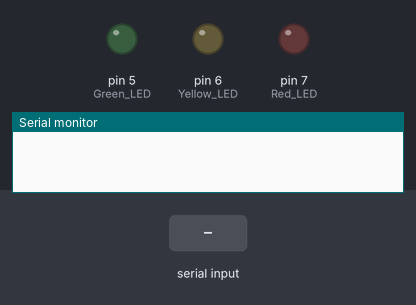
This sketch was run on a simulated Arduino Uno, built with avr-gcc and run on an emulated ATmega328P. Parts: output pins drawn as LEDs (lit = HIGH), the last lines printed to the serial monitor. The inputs (shaded band) are chosen by the test bench.

Above: at 1.2 s.
1.3 s: "90,45\n" received over Serial
At 2.4 s:
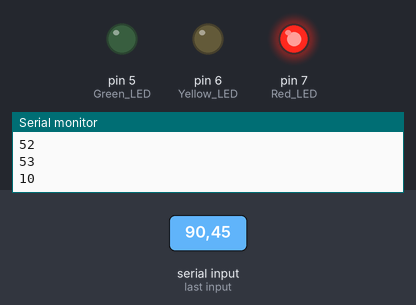
2.8 s: "30,150\n" received over Serial
At 3.4 s:
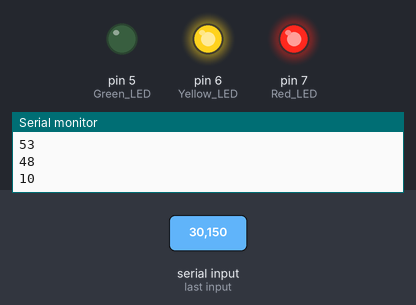
4.3 s: "1\n" received over Serial
At 4.6 s:
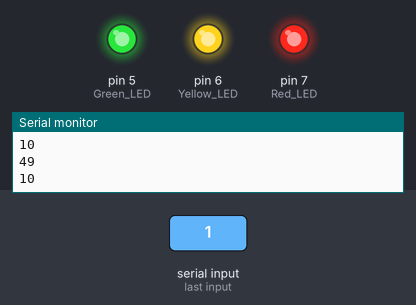
5.8 s: "2\n" received over Serial
At 6.9 s:
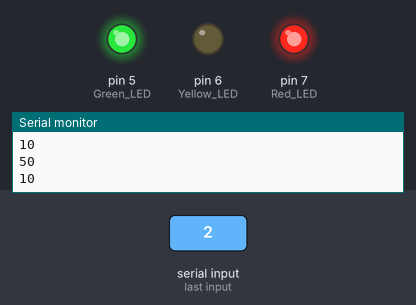
7.3 s: "4\n" received over Serial
At 8.1 s:
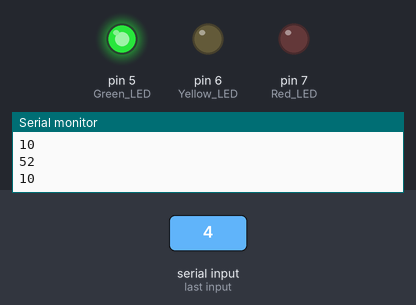
8.8 s: "3\n" received over Serial
At 9.2 s:
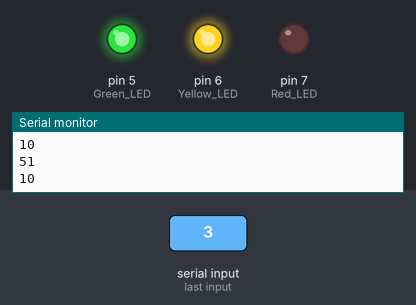
Timing chart, 0 to 11.3 s (numbered marks = the images above; inputs shaded):
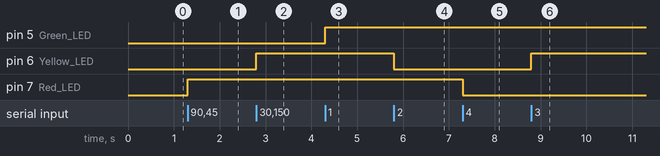

The sketch:

13_led_serial_control.ino
```cpp
// 정상적인 물리적 연결
// Arduino RX(0) -> HC06 TXD
// Arduino TX(1) -> HC06 RXD

// 다만 여기서는 앱을 통해 블루투스 모듈에 신호를 보내는 것이 아니라
// 블루투스 모듈에 보낼 신호를 시리얼을 통해 쓰고(write)
// 블루투스 모듈이 받은 신호를 다시 그대로 시리얼에 출력(print)하기 위해
// 임시적으로 아래와 같이 물리적 연결을 실행
// Arduino RX(0) -> HC06 RXD
// Arduino TX(1) -> HC06 TXD

int message;

void setup() {
  Serial.begin(9600);
  pinMode(5, OUTPUT); // Green LED
  pinMode(6, OUTPUT); // Yellow LED
  pinMode(7, OUTPUT); // Red LED
  digitalWrite(5, LOW);
  digitalWrite(6, LOW);
  digitalWrite(7, LOW);
}

void loop() {
  if (Serial.available() > 0) {
    message = Serial.read();
    Serial.println(message);
    // 시리얼을 통해 숫자를 입력하게 되면 문자로 전송됨!
    // 따라서 Apply ASCII !
    switch (message - 48) {
      case 0: // Green Off
        digitalWrite(5, LOW);
        break;
      case 1: // Green On
        digitalWrite(5, HIGH);
        break;
      case 2: // Yellow Off
        digitalWrite(6, LOW);
        break;
      case 3: // Yellow On
        digitalWrite(6, HIGH);
        break;
      case 4: // Red Off
        digitalWrite(7, LOW);
        break;
      case 5: // Red On
        digitalWrite(7, HIGH);
        break;
    }
  }
}
```

Measured:
- after the input at 1.3 s, pin 7 (Red_LED): LOW → HIGH at once
- after the input at 2.8 s, pin 6 (Yellow_LED): LOW → HIGH at once
- after the input at 4.3 s, pin 5 (Green_LED): LOW → HIGH at once
- after the input at 5.8 s, pin 6 (Yellow_LED): HIGH → LOW at once
- after the input at 7.3 s, pin 7 (Red_LED): HIGH → LOW at once
- after the input at 8.8 s, pin 6 (Yellow_LED): LOW → HIGH at once
